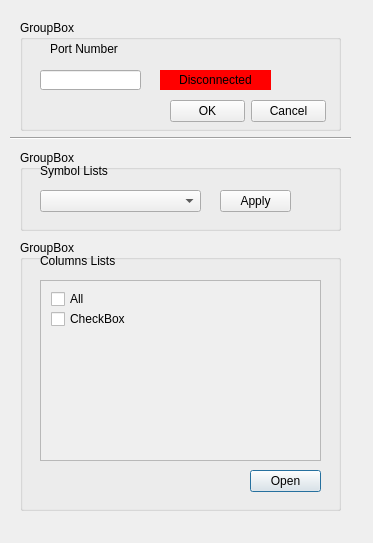
<?xml version="1.0" encoding="UTF-8"?>
<ui version="4.0">
 <class>MainWindow</class>
 <widget class="QDialog" name="MainWindow">
  <property name="geometry">
   <rect>
    <x>0</x>
    <y>0</y>
    <width>373</width>
    <height>543</height>
   </rect>
  </property>
  <property name="windowTitle">
   <string>T32 Debug</string>
  </property>
  <widget class="Line" name="line">
   <property name="geometry">
    <rect>
     <x>10</x>
     <y>130</y>
     <width>341</width>
     <height>16</height>
    </rect>
   </property>
   <property name="orientation">
    <enum>Qt::Horizontal</enum>
   </property>
  </widget>
  <widget class="QGroupBox" name="groupBox">
   <property name="geometry">
    <rect>
     <x>20</x>
     <y>20</y>
     <width>321</width>
     <height>111</height>
    </rect>
   </property>
   <property name="title">
    <string>GroupBox</string>
   </property>
   <widget class="QDialogButtonBox" name="buttonBox">
    <property name="geometry">
     <rect>
      <x>150</x>
      <y>80</y>
      <width>156</width>
      <height>23</height>
     </rect>
    </property>
    <property name="orientation">
     <enum>Qt::Horizontal</enum>
    </property>
    <property name="standardButtons">
     <set>QDialogButtonBox::Cancel|QDialogButtonBox::Ok</set>
    </property>
   </widget>
   <widget class="QLabel" name="label_2">
    <property name="geometry">
     <rect>
      <x>140</x>
      <y>50</y>
      <width>111</width>
      <height>20</height>
     </rect>
    </property>
    <property name="styleSheet">
     <string notr="true">font: 11pt &quot;Arial&quot;;
background-color: rgb(255, 0, 0);</string>
    </property>
    <property name="text">
     <string>Disconnected</string>
    </property>
    <property name="alignment">
     <set>Qt::AlignCenter</set>
    </property>
   </widget>
   <widget class="QLineEdit" name="lineEdit">
    <property name="geometry">
     <rect>
      <x>20</x>
      <y>50</y>
      <width>101</width>
      <height>20</height>
     </rect>
    </property>
   </widget>
   <widget class="QLabel" name="label">
    <property name="geometry">
     <rect>
      <x>20</x>
      <y>20</y>
      <width>88</width>
      <height>18</height>
     </rect>
    </property>
    <property name="styleSheet">
     <string notr="true">font: 12pt &quot;Arial&quot;;</string>
    </property>
    <property name="text">
     <string>Port Number</string>
    </property>
    <property name="alignment">
     <set>Qt::AlignCenter</set>
    </property>
   </widget>
  </widget>
  <widget class="QGroupBox" name="groupBox_2">
   <property name="geometry">
    <rect>
     <x>20</x>
     <y>150</y>
     <width>321</width>
     <height>81</height>
    </rect>
   </property>
   <property name="title">
    <string>GroupBox</string>
   </property>
   <widget class="QComboBox" name="comboBox">
    <property name="geometry">
     <rect>
      <x>20</x>
      <y>40</y>
      <width>161</width>
      <height>22</height>
     </rect>
    </property>
   </widget>
   <widget class="QDialogButtonBox" name="buttonBox_2">
    <property name="geometry">
     <rect>
      <x>200</x>
      <y>40</y>
      <width>71</width>
      <height>23</height>
     </rect>
    </property>
    <property name="standardButtons">
     <set>QDialogButtonBox::Apply</set>
    </property>
   </widget>
   <widget class="QLabel" name="label_3">
    <property name="geometry">
     <rect>
      <x>20</x>
      <y>10</y>
      <width>91</width>
      <height>21</height>
     </rect>
    </property>
    <property name="styleSheet">
     <string notr="true">font: 10pt &quot;Arial&quot;;</string>
    </property>
    <property name="text">
     <string>Symbol Lists</string>
    </property>
   </widget>
  </widget>
  <widget class="QGroupBox" name="groupBox_3">
   <property name="geometry">
    <rect>
     <x>20</x>
     <y>240</y>
     <width>321</width>
     <height>271</height>
    </rect>
   </property>
   <property name="title">
    <string>GroupBox</string>
   </property>
   <widget class="QDialogButtonBox" name="buttonBox_3">
    <property name="geometry">
     <rect>
      <x>230</x>
      <y>230</y>
      <width>71</width>
      <height>23</height>
     </rect>
    </property>
    <property name="standardButtons">
     <set>QDialogButtonBox::Open</set>
    </property>
   </widget>
   <widget class="QLabel" name="label_4">
    <property name="geometry">
     <rect>
      <x>20</x>
      <y>10</y>
      <width>91</width>
      <height>21</height>
     </rect>
    </property>
    <property name="styleSheet">
     <string notr="true">font: 10pt &quot;Arial&quot;;</string>
    </property>
    <property name="text">
     <string>Columns Lists</string>
    </property>
   </widget>
   <widget class="QScrollArea" name="scrollArea">
    <property name="geometry">
     <rect>
      <x>20</x>
      <y>40</y>
      <width>281</width>
      <height>181</height>
     </rect>
    </property>
    <property name="widgetResizable">
     <bool>true</bool>
    </property>
    <widget class="QWidget" name="scrollAreaWidgetContents">
     <property name="geometry">
      <rect>
       <x>0</x>
       <y>0</y>
       <width>279</width>
       <height>179</height>
      </rect>
     </property>
     <widget class="QCheckBox" name="checkBox">
      <property name="geometry">
       <rect>
        <x>10</x>
        <y>10</y>
        <width>81</width>
        <height>16</height>
       </rect>
      </property>
      <property name="text">
       <string>All</string>
      </property>
     </widget>
     <widget class="QCheckBox" name="checkBox_2">
      <property name="geometry">
       <rect>
        <x>10</x>
        <y>30</y>
        <width>81</width>
        <height>16</height>
       </rect>
      </property>
      <property name="text">
       <string>CheckBox</string>
      </property>
     </widget>
    </widget>
   </widget>
  </widget>
  <zorder>groupBox_3</zorder>
  <zorder>groupBox_2</zorder>
  <zorder>groupBox</zorder>
  <zorder>line</zorder>
 </widget>
 <resources/>
 <connections>
  <connection>
   <sender>buttonBox</sender>
   <signal>accepted()</signal>
   <receiver>MainWindow</receiver>
   <slot>accept()</slot>
   <hints>
    <hint type="sourcelabel">
     <x>248</x>
     <y>254</y>
    </hint>
    <hint type="destinationlabel">
     <x>157</x>
     <y>274</y>
    </hint>
   </hints>
  </connection>
  <connection>
   <sender>buttonBox</sender>
   <signal>rejected()</signal>
   <receiver>MainWindow</receiver>
   <slot>reject()</slot>
   <hints>
    <hint type="sourcelabel">
     <x>316</x>
     <y>260</y>
    </hint>
    <hint type="destinationlabel">
     <x>286</x>
     <y>274</y>
    </hint>
   </hints>
  </connection>
 </connections>
</ui>
